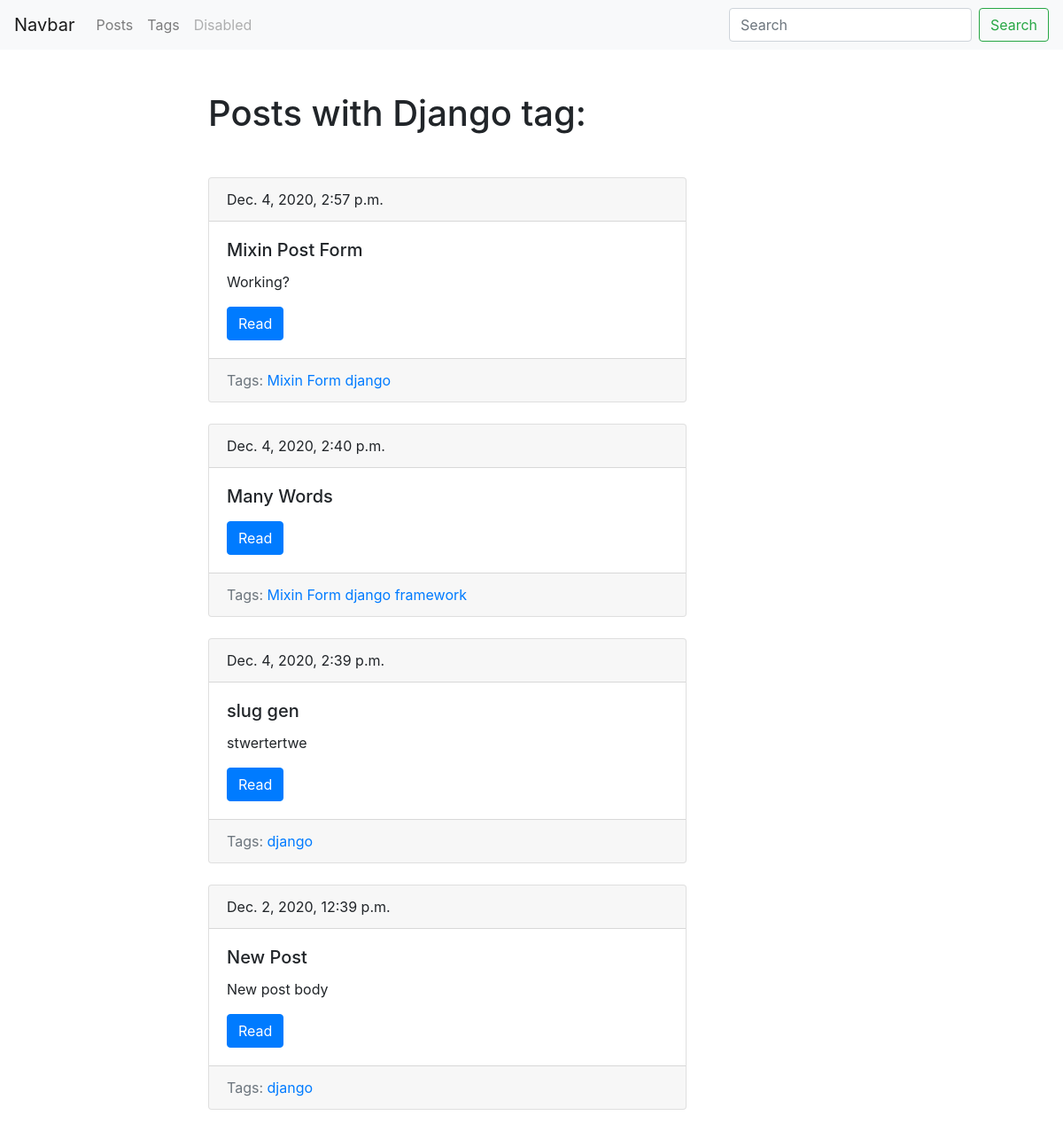
Page /blog/tag/django/ on the earlier database version.
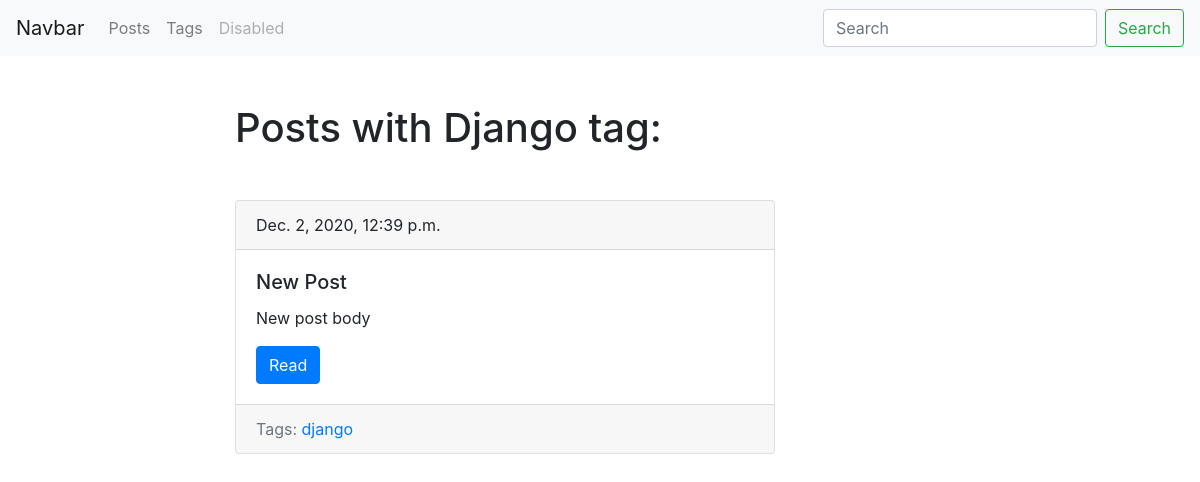
Same page on the later database version.
### blog/models.py (models this page shows, shortened)
class Post(models.Model):
	title = models.CharField(max_length=150, db_index=True)
	slug = models.SlugField(max_length=150, blank=True, unique=True)
	body = models.TextField(blank=True, db_index=True)
	tags = models.ManyToManyField('Tag', blank=True, related_name='posts')
	date_pub = models.DateTimeField(auto_now_add=True)
	def get_absolute_url(self):
		return reverse('post_detail_url', kwargs={'slug': self.slug})
	class Meta:
		ordering = ['-date_pub']

class Tag(models.Model):
	title = models.CharField(max_length=50)
	slug = models.SlugField(max_length=50, unique=True)
	def get_absolute_url(self):
		return reverse('tag_detail_url', kwargs={'slug': self.slug})
	class Meta:
		ordering = ['title']

### blog/views.py (the view)
# urls.py: path('tag/<str:slug>/', views.TagDetail.as_view(), name='tag_detail_url'),
class TagDetail(ObjectDetailMixin, View):
	model = Tag
	template = 'blog/tag_detail.html'

### blog/utils.py (called while the page is built)
    def get(self, request, slug):
        obj = get_object_or_404(self.model, slug__iexact=slug)
        return render(request, self.template, context={self.model.__name__.lower(): obj, 'admin_object': obj, 'detail': True})

### blog/templates/blog/tag_detail.html (shortened to what this page needs)
{% extends 'blog/base_blog.html' %}
{% block content %}
	<h1 class="mb-5">Posts with {{ tag.title|title }} tag:</h1>
	{% for post in tag.posts.all %}
		{% include 'blog/includes/post_card_template.html' %}
	{% endfor %}
{% endblock %}

### blog/templates/blog/includes/post_card_template.html
<div class="card mb-4">
	<div class="card-header">
		{{ post.date_pub }}
	</div>
	<div class="card-body">
		<h5 class="card-title">{{ post.title }}</h5>
		<p class="card-text">{{ post.body|truncatewords:15 }}</p>
		<a href="{{ post.get_absolute_url }}" class="btn btn-primary">Read</a>
	</div>
	<div class="card-footer text-muted">
	    Tags:
	    {% for tag in post.tags.all %}
	    	<a href="{{ tag.get_absolute_url }}">{{tag.title}}</a>
	    {% endfor %}
  	</div>
</div>

Differences in the rows shown:
removed Post: date_pub "Dec. 4, 2020, 2:57 p.m.", title "Mixin Post Form", body "Working?", Tag (title "django")
no longer on this page (row unchanged): Tag: title "Mixin Form"
removed Post: date_pub "Dec. 4, 2020, 2:40 p.m.", title "Many Words", Tag (title "django")
no longer on this page (row unchanged): Tag: title "framework", shown under "Dec. 4, 2020, 2:40 p.m."
removed Post: date_pub "Dec. 4, 2020, 2:39 p.m.", title "slug gen", body "stwertertwe", Tag (title "django")
